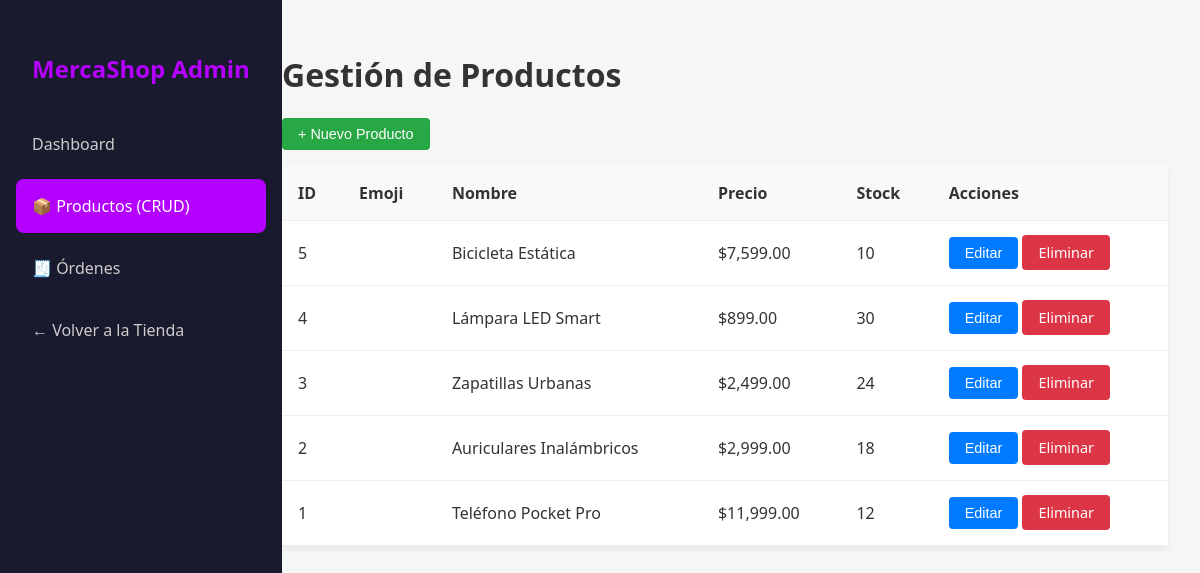
The page /admin/productos.php (signed in) on the database its author committed.
### tables this page shows
CREATE TABLE IF NOT EXISTS productos (
    id INT AUTO_INCREMENT PRIMARY KEY,
    categoria_id INT NOT NULL,
    nombre VARCHAR(200) NOT NULL,
    descripcion TEXT,
    precio DECIMAL(10,2) NOT NULL DEFAULT 0.00,
    precio_original DECIMAL(10,2) DEFAULT NULL,
    descuento INT NOT NULL DEFAULT 0,
    stock INT NOT NULL DEFAULT 0,
    vendedor VARCHAR(120) NOT NULL DEFAULT 'MercaShop',
    imagen VARCHAR(255) DEFAULT NULL,
    badge VARCHAR(50) DEFAULT NULL,
    creado_en TIMESTAMP DEFAULT CURRENT_TIMESTAMP,
    FOREIGN KEY (categoria_id) REFERENCES categorias(id) ON DELETE RESTRICT ON UPDATE CASCADE
);

### admin/productos.php (the view, shortened to what this page needs)
<?php
require_once '../config.php';
$stmt = $pdo->query("SELECT * FROM productos ORDER BY id DESC");
$productos = $stmt->fetchAll();
?>
<!DOCTYPE html>
<html lang="es">
<head>
</head>
<body>
<div class="sidebar">
    <h2>MercaShop Admin</h2>
    <a href="index.php">Dashboard</a>
    <a href="productos.php" class="active">📦 Productos (CRUD)</a>
    <a href="ordenes.php">🧾 Órdenes</a>
    <a href="../index.php">← Volver a la Tienda</a>
</div>
<div class="main">
    <h1>Gestión de Productos</h1>
    <button class="btn btn-green" onclick="openModal()">+ Nuevo Producto</button>
    <table>
        <thead>
            <tr>
                <th>ID</th>
                <th>Emoji</th>
                <th>Nombre</th>
                <th>Precio</th>
                <th>Stock</th>
                <th>Acciones</th>
            </tr>
        </thead>
        <tbody>
            <?php foreach($productos as $p): ?>
            <tr>
                <td><?= $p['id'] ?></td>
                <td style="font-size: 1.5rem;"><?= htmlspecialchars($p['emoji']) ?></td>
                <td><?= htmlspecialchars($p['nombre']) ?></td>
                <td>$<?= number_format($p['precio'], 2) ?></td>
                <td><?= $p['stock'] ?></td>
                <td>
                    <button class="btn btn-blue" onclick='editProduct(<?= json_encode($p) ?>)'>Editar</button>
                    <a href="?delete=<?= $p['id'] ?>" class="btn btn-red" onclick="return confirm('¿Seguro que deseas eliminar este producto?')">Eliminar</a>
                </td>
            </tr>
            <?php endforeach; ?>
        </tbody>
    </table>
</div>
</body>
</html>

### admin/productos.php (style rules this page uses)
body { font-family: 'Segoe UI', Tahoma, Geneva, Verdana, sans-serif; margin: 0; background: #f4f7f6; color: #333; }
.sidebar { width: 250px; background: #1a1a2e; color: white; position: fixed; top: 0; bottom: 0; padding: 2rem 1rem; }
.sidebar h2 { color: #b400ff; margin-bottom: 2rem; text-align: center; }
.sidebar a { display: block; color: #ccc; text-decoration: none; padding: 1rem; margin-bottom: 0.5rem; border-radius: 8px; transition: 0.3s; }
.sidebar a:hover, .sidebar a.active { background: #b400ff; color: white; }
.main { margin-left: 250px; padding: 2rem; }
table { width: 100%; border-collapse: collapse; background: white; box-shadow: 0 4px 6px rgba(0,0,0,0.05); }
th, td { padding: 1rem; text-align: left; border-bottom: 1px solid #eee; }
th { background: #f8f9fa; }
.btn { padding: 0.5rem 1rem; border: none; border-radius: 4px; cursor: pointer; text-decoration: none; color: white; font-size: 0.9rem; }
.btn-blue { background: #007bff; }
.btn-red { background: #dc3545; }
.btn-green { background: #28a745; margin-bottom: 1rem; display: inline-block; }

### rows shown on the page
productos: id "5", nombre "Bicicleta Estática", precio "7,599.00", stock "10"
productos: id "4", nombre "Lámpara LED Smart", precio "899.00", stock "30"
productos: id "3", nombre "Zapatillas Urbanas", precio "2,499.00", stock "24"
productos: id "2", nombre "Auriculares Inalámbricos", precio "2,999.00", stock "18"
productos: id "1", nombre "Teléfono Pocket Pro", precio "11,999.00", stock "12"
